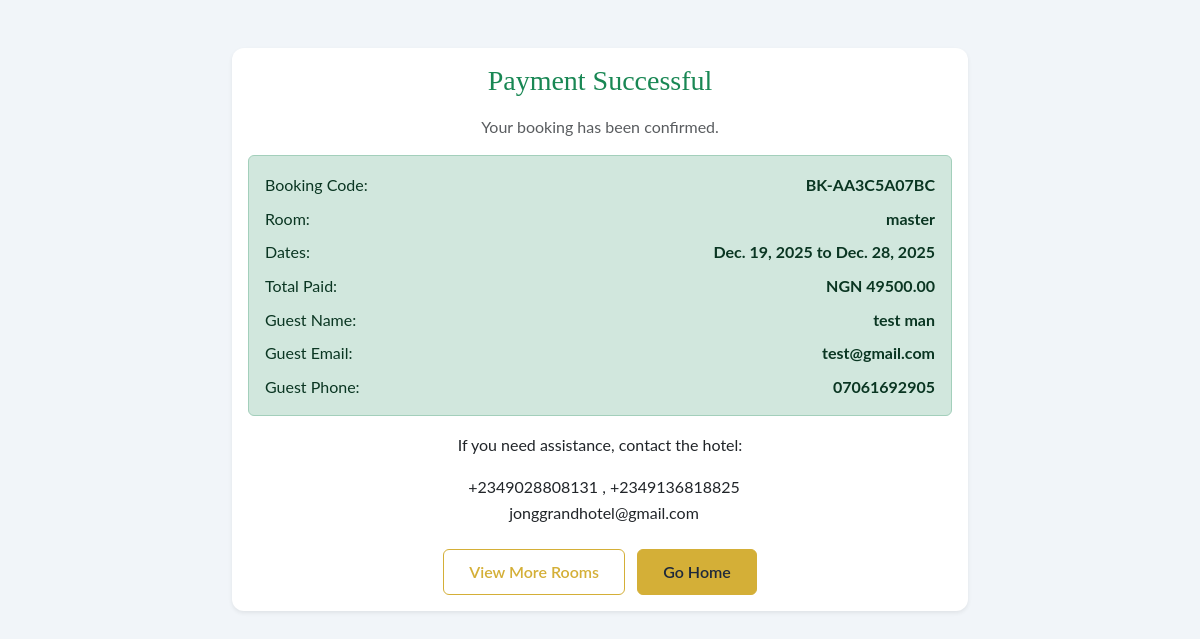
Page /payment/success/BK-AA3C5A07BC/ on the committed database.
### main/models.py (models this page shows, shortened)
class Booking(models.Model):
    STATUS_PENDING = "pending"
    STATUS_PAID = "paid"
    STATUS_CANCELLED = "cancelled"
    STATUS_CHOICES = [
        (STATUS_PENDING, "Pending"),
        (STATUS_PAID, "Paid"),
        (STATUS_CANCELLED, "Cancelled"),
    ]
    user = models.ForeignKey(settings.AUTH_USER_MODEL, on_delete=models.SET_NULL, null=True, blank=True, related_name="bookings")
    room = models.ForeignKey(Room, on_delete=models.CASCADE, related_name="bookings")
    check_in = models.DateField()
    check_out = models.DateField()
    guests = models.PositiveIntegerField(default=1)
    total_amount = models.DecimalField(max_digits=10, decimal_places=2)
    status = models.CharField(max_length=20, choices=STATUS_CHOICES, default=STATUS_PENDING)
    reference = models.CharField(max_length=100, unique=True)
    guest_name = models.CharField(max_length=150, blank=True, default="")
    guest_email = models.EmailField(blank=True, default="")
    guest_phone = models.CharField(max_length=20, blank=True, default="")
    created_at = models.DateTimeField(auto_now_add=True)
    updated_at = models.DateTimeField(auto_now=True)

class Room(models.Model):
    name = models.CharField(max_length=150)
    slug = models.SlugField(max_length=160, unique=True)
    description = models.TextField()
    price_per_night = models.DecimalField(max_digits=10, decimal_places=2)
    max_guests = models.PositiveIntegerField(default=2)
    is_available = models.BooleanField(default=True)
    created_at = models.DateTimeField(auto_now_add=True)
    updated_at = models.DateTimeField(auto_now=True)

### main/views.py (the view)
# urls.py: path("payment/success/<str:reference>/", views.payment_success, name="payment_success"),
def payment_success(request, reference):
    booking = get_object_or_404(Booking, reference=reference, status=Booking.STATUS_PAID)
    return render(request, "main/payment_success.html", {"booking": booking})

### main/templates/main/payment_success.html (shortened to what this page needs)
<!DOCTYPE html>
<html lang="en">
{% load static %}
<head>
    <link href="https://cdn.jsdelivr.net/npm/bootstrap@5.3.0/dist/css/bootstrap.min.css" rel="stylesheet">
    <link rel="stylesheet" href="{% static 'css/styles.css' %}">
</head>
<body>
    <div class="container py-5">
        <div class="row justify-content-center">
            <div class="col-md-8">
                <div class="card shadow-sm">
                    <div class="card-body text-center">
                        <h3 class="mb-3 text-success">Payment Successful</h3>
                        <p class="text-muted">Your booking has been confirmed.</p>
                        <div class="alert alert-success">
                            <div class="d-flex justify-content-between">
                                <span>Booking Code:</span>
                                <strong>{{ booking.reference }}</strong>
                            </div>
                            <div class="d-flex justify-content-between mt-2">
                                <span>Room:</span>
                                <strong>{{ booking.room.name }}</strong>
                            </div>
                            <div class="d-flex justify-content-between mt-2">
                                <span>Dates:</span>
                                <strong>{{ booking.check_in }} to {{ booking.check_out }}</strong>
                            </div>
                            <div class="d-flex justify-content-between mt-2">
                                <span>Total Paid:</span>
                                <strong>NGN {{ booking.total_amount }}</strong>
                            </div>
                            <div class="d-flex justify-content-between mt-2">
                                <span>Guest Name:</span>
                                <strong>{{ booking.guest_name }}</strong>
                            </div>
                            <div class="d-flex justify-content-between mt-2">
                                <span>Guest Email:</span>
                                <strong>{{ booking.guest_email }}</strong>
                            </div>
                            <div class="d-flex justify-content-between mt-2">
                                <span>Guest Phone:</span>
                                <strong>{{ booking.guest_phone }}</strong>
                            </div>
                        </div>
                        <p>If you need assistance, contact the hotel:</p>
                        <ul class="list-unstyled">
                            <li> +2349028808131 ,  +2349136818825</li>
                            <li> jonggrandhotel@gmail.com</li>
                        </ul>
                        <div class="mt-4">
                            <a href="{% url 'rooms' %}" class="btn btn-outline-custom">View More Rooms</a>
                            <a href="{% url 'home' %}" class="btn btn-primary-custom ms-2">Go Home</a>
                        </div>
                    </div>
                </div>
            </div>
        </div>
    </div>
</body>
</html>

### main/static/css/styles.css (style rules this page uses)
:root { --primary-color: #0F172A; --secondary-color: #D4AF37; --accent-color: #C5A028; --text-dark: #1E293B; --text-light: #F8FAFC; --bg-light: #F1F5F9; --bg-white: #FFFFFF; --font-heading: 'Playfair Display', serif; --font-body: 'Lato', sans-serif; }
html { scroll-behavior: smooth; }
body { font-family: var(--font-body); color: var(--text-dark); background-color: var(--bg-light); line-height: 1.6; }
h1, h2, h3, h4, h5, h6 { font-family: var(--font-heading); color: var(--primary-color); }
.btn-primary-custom { background-color: var(--secondary-color); border-color: var(--secondary-color); color: var(--text-dark); font-weight: 600; padding: 10px 25px; transition: all 0.3s ease; }
.btn-outline-custom { border-color: var(--secondary-color); color: var(--secondary-color); font-weight: 600; padding: 10px 25px; }
.card { border: none; border-radius: 12px; overflow: hidden; box-shadow: 0 4px 6px rgba(0,0,0,0.05); transition: transform 0.3s ease, box-shadow 0.3s ease; }

### rows in the picture
Booking: reference "BK-AA3C5A07BC", room.name "master", check_in "Dec. 19, 2025", check_out "Dec. 28, 2025", total_amount "49500.00", guest_name "test man", guest_email "test@gmail.com", guest_phone "07061692905"
